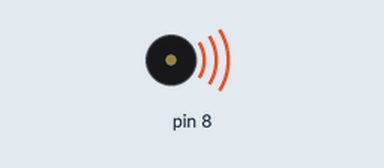
Recording of a sketch running on a simulated Arduino Uno, built with avr-gcc and run on an emulated ATmega328P. Parts: buzzer (waves = sounding).

Above: at 0.1 s.
At 4.7 s:
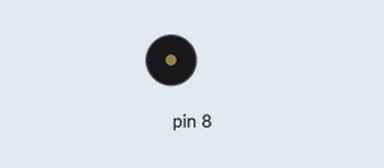
Timing chart, 0 to 5.2 s (numbered marks = the images above):
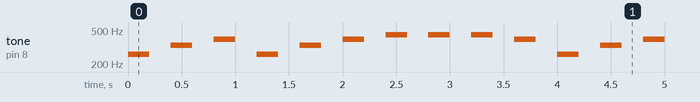

The sketch:

sketch_dec19c.ino
```cpp
#define C 261
#define C_SHARP 277
#define D 294
#define D_SHARP 311
#define E 330
#define F 350
#define F_SHARP 370
#define G 391
#define G_SHARP 416
#define A 440
#define A_SHARP 467
#define B 493
#define C 261


int scale[] = { 0, 261, 294, 330, 349, 392, 440, 494};
int melody[] = {1, 3, 5, 1, 3, 5, 6, 6, 6, 5};


void setup() {}

void loop() {
  // tone(핀 번호, 진동수, 지속시간)

  // for (int i = 0; i < sizeof(scale) / sizeof(int); i++) {
    // tone(8, scale[i], 200);
    // delay(400);

    for(int i = 0; i < sizeof(melody) / sizeof(int); i++) {

      tone(8, scale[melody[i]], 200);
      delay(400);

    }
}
```

Measured:
- by itself, tone on pin 8: repeats every 4.0 s: silent 0.20 s, 330 Hz 0.20 s, silent 0.20 s, 392 Hz 0.20 s, silent 0.20 s, 261 Hz 0.20 s, silent 0.20 s, 330 Hz 0.20 s, silent 0.20 s, 392 Hz 0.20 s, 3 × (silent 0.20 s, 440 Hz 0.20 s), silent 0.20 s, 392 Hz 0.20 s, silent 0.20 s, 261 Hz 0.20 s
